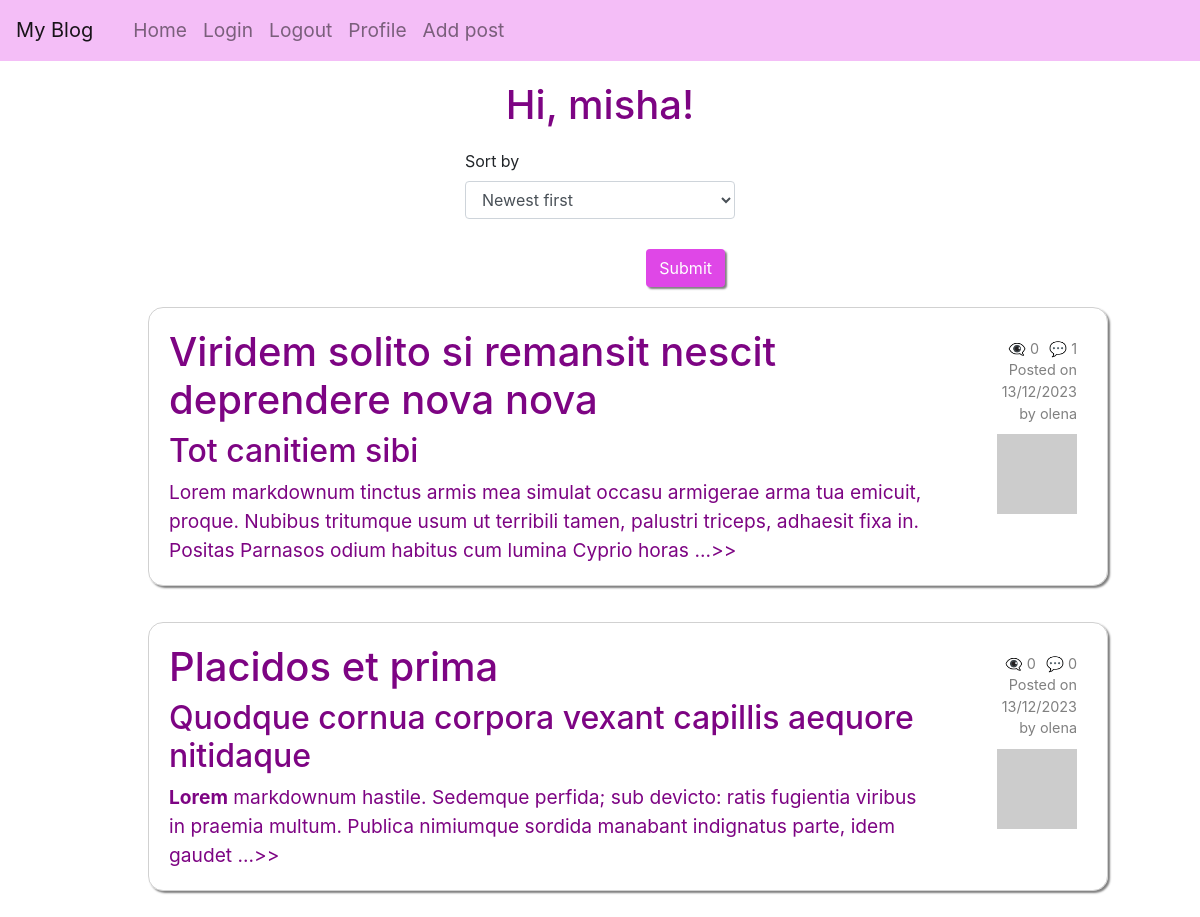
Page /home (signed in) on the earlier database version.
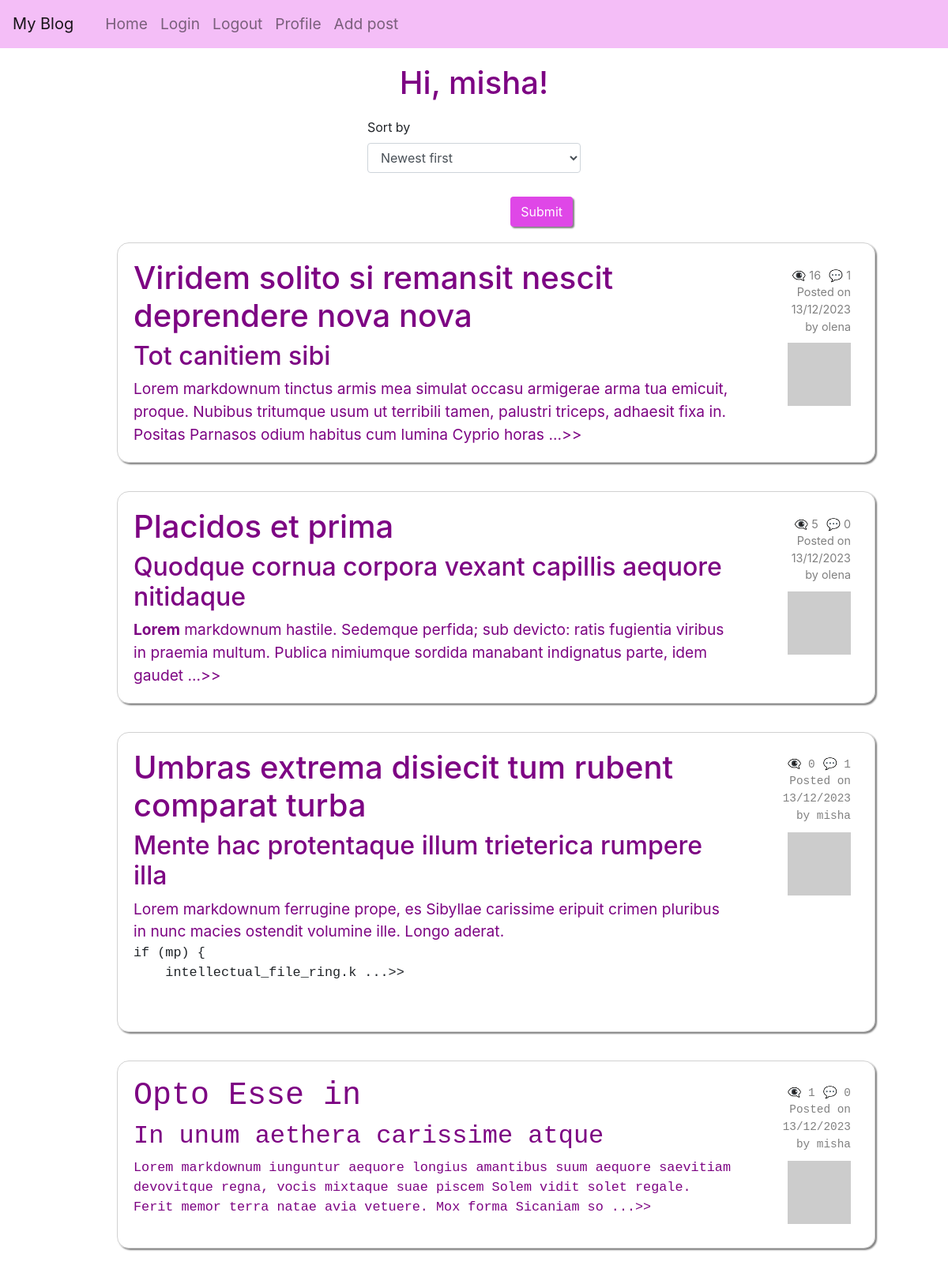
Same page on the later database version.
### app/models/models.py (models this page shows, shortened)
class User(UserMixin, db.Model):
    __tablename__ = "user"
    id = db.Column(db.Integer, primary_key=True)
    username = db.Column(String(64), unique=True, nullable=False)
    email = db.Column(db.String(120), unique=True, nullable=False)
    isAdmin = db.Column(db.Boolean, nullable=False)
    password_hash = db.Column(String(256))
    profile_image = db.Column(String(256))
    info = db.Column(String(256))
    posts = db.relationship('Post', back_populates='user', cascade='all, delete-orphan')
    comments = db.relationship('Comment', back_populates='user', cascade='all, delete-orphan')
    @login.user_loader
    def load_user(id):
        return db.session.get(User, int(id))
    def get_avatar(self, size):
        digest = md5(self.email.lower().encode('utf-8')).hexdigest()
        self.profile_image = f'https://www.gravatar.com/avatar/{digest}?d=identicon&s={size}'
        return self.profile_image

class Post(db.Model):
    __tablename__ = "post"
    id = db.Column(db.Integer, primary_key=True)
    title = db.Column(String(250))
    title_html = db.Column(db.String(250))
    body = db.Column(String(2500))
    body_html = db.Column(db.String(2500))
    timestamp = db.Column(DateTime, default=func.now())
    user_id = db.Column(db.Integer, db.ForeignKey('user.id'), nullable=False)
    user = db.relationship('User', back_populates='posts')
    comments = db.relationship('Comment', back_populates='post', cascade='all, delete-orphan')
    views = db.Column(db.Integer, server_default=str(0))
    def get_comments_length(self):
        commments = Comment.query.filter_by(post_id=self.id).all()
        return len(commments)

### app/routes/routes.py (the view, shortened to what this page needs)
@app.route('/', methods=["GET", "POST"])
@app.route('/home', methods=["GET", "POST"])
@login_required
def index():
    posts = Post.query.all()
    form = DropdownForm()
    print(form.sorting_options.data)
    return render_template("index.html", posts=posts, form=form)

### app/forms/dropdown_form.py
class DropdownForm(FlaskForm):
      sorting_options = SelectField('Sort by', choices=['Newest first', 'Oldest first', 'Most popular'])
      submit=SubmitField('Submit')

### app/templates/index.html
{% extends "base.html" %}{% import "bootstrap/wtf.html" as wtf %} {% block
content %} {% if current_user.isAdmin %}
<div class="admin-view-link"><a href="/admin">Admin view</a></div>
<div class="extra">
    <h1 class="greeting">Hi, {{current_user.username }}!</h1>
</div>
{% else %}
<h1 class="greeting">Hi, {{current_user.username }}!</h1>
{% endif %} {% if posts %}
<div class="container-fluid">
    <div class="row">
        <div class="col-lg-3">{{ wtf.quick_form(form) }}</div>
    </div>
</div>
{% for post in posts %}
<div class="posts">
    <ul>
        <a href="{{url_for('post', id=post.id)}}" class="post-link">
            <li class="post">
                <div class="avatar-comment">
                    <div>
                        {% if post.title_html %} {{post.title_html | safe}} {%
                        else %}
                        <h1>{{post.title}}</h1>
                        {% endif %} {{(post.body_html | safe)[0:250]}} ...>>
                    </div>
                </div>
                <div class="comments-date">
                    <div class="comments-views">
                        {% if not post.views%}
                        <p>👁️‍🗨️ 0</p>
                        {% else %}
                        <p>👁️‍🗨️ {{post.views}}</p>
                        {% endif %}
                        <p>💬 {{post.get_comments_length()}}</p>
                    </div>
                    <p>Posted on</p>
                    <p>{{post.timestamp.strftime('%d/%m/%Y')}}</p>
                    by {{post.user.username}}
                    <a href="{{url_for('user', username=post.user.username)}}">
                        <img src="{{ post.user.get_avatar(64) }}"
                    /></a>
                </div></li
        ></a>
    </ul>
</div>
{% endfor %} {% else %}
<h4 class="greeting">No posts yet</h4>
<h4 class="greeting">Be the first to create a post</h4>
{% endif %} {% endblock %}

### app/templates/base.html (shortened to what this page needs)
<html>
    <head>
        <link
            rel="stylesheet"
            href="https://maxcdn.bootstrapcdn.com/bootstrap/4.0.0-beta.3/css/bootstrap.min.css"
        />
        <link rel="stylesheet" href="../static/style.css" />
    </head>
    <body>
        <nav class="navbar navbar-expand-lg navbar-light">
            <a class="navbar-brand" href="{{url_for('index')}}">My Blog</a>
            <div class="collapse navbar-collapse" id="navbarSupportedContent">
                <ul class="navbar-nav mr-auto">
                    <li class="nav-item">
                        <a class="nav-link" href="{{url_for('index')}}">Home</a>
                    </li>
                    <li class="nav-item">
                        <a class="nav-link" href="{{url_for('login')}}"
                            >Login</a
                        >
                    </li>
                    <li class="nav-item">
                        <a class="nav-link" href="{{url_for('logout')}}"
                            >Logout</a
                        >
                    </li>
                    <li class="nav-item">
                        <a
                            class="nav-link"
                            href="{{url_for('user', username=current_user.username)}}"
                            >Profile</a
                        >
                    </li>
                    <li class="nav-item">
                        <a
                            class="nav-link"
                            href="{{url_for('user', username=current_user.username)}}"
                            >Add post</a
                        >
                    </li>
                </ul>
            </div>
        </nav>
         {% block content %}{% endblock %}
    </body>
</html>

### app/static/style.css (style rules this page uses)
* { margin: 0; box-sizing: border-box; }
html { scroll-behavior: smooth; }
a { cursor: pointer; text-decoration: none; color: rgb(223, 71, 231); }
button, .btn { cursor: pointer; }
input { cursor: text; }
.row { justify-content: center; }
.form-control { margin-bottom: 20px; }
.btn { float: right; background: rgb(223, 71, 231); color: white; box-shadow: 2px 2px 2px grey; }
ul { list-style-type: none; margin-left: 1rem; font-size: larger; }
.navbar { background: rgba(223, 71, 231, 0.35); }
.greeting { text-align: center; color: rgb(125, 4, 131); margin: 20px 0; }
.posts { display: flex; flex-direction: column; align-items: center; }
.post { margin: 10px; border: 1px solid rgba(128, 128, 128, 0.364); border-radius: 15px; padding: 20px; box-shadow: 2px 2px 2px grey; width: 80vw; display: grid; grid-template-columns: 5fr 1fr; grid-template-rows: 1fr; }
.comments-date, .comments-date a { display: flex; flex-direction: column; font-size: 0.9rem; align-items: flex-end; justify-content: flex-start; color: grey; padding: 5px; }
.comments-views { display: flex; flex-direction: row; font-size: 0.9rem; justify-content: center; gap: 10px; }
.avatar-comment { display: flex; gap: 20px; align-items: center; color: rgb(125, 4, 131); }
.avatar-comment p { margin: 0; }
.comments-date p { display: flex; flex-direction: column; align-items: flex-end; margin: 0px; }
input#submit.btn { margin: 10px; }

Differences in the rows shown:
changed Post "Viridem solito si remansit nescit deprendere nova nova": views (not shown) → "16"; views "👁️‍🗨️ 0" → "👁️‍🗨️"
changed Post "Placidos et prima": views (not shown) → "5"; views "👁️‍🗨️ 0" → "👁️‍🗨️"
added Post: title_html "Umbras extrema disiecit tum rubent comparat turba", body_html "Mente hac protentaque illum trieterica rumpere illa Lorem markdownum ferrugine prope, es Sibyllae carissime eripuit crimen pluribus in nunc macies ostendit volumine ille. Longo aderat. if (mp) { intellectual_file_ring.k", shows "👁️‍🗨️ 0", get_comments_length "1", timestamp "13/12/2023", user.username "misha"
added Post: title_html "Opto Esse in", body_html "In unum aethera carissime atque Lorem markdownum iunguntur aequore longius amantibus suum aequore saevitiam devovitque regna, vocis mixtaque suae piscem Solem vidit solet regale. Ferit memor terra natae avia vetuere. Mox forma Sicaniam so", views "1", get_comments_length "0", timestamp "13/12/2023", user.username "misha"
